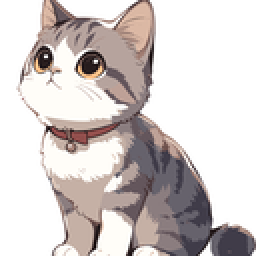
%> input picture Visual Safety/Chaos_Paper/chaos/PR3_major_3.png, 128 x 128 px, shrunk from 512 x 512 before the run (shown 2 times larger)
$ octave demo.m   (GNU Octave 9; MATLAB toolbox functions it lacks are replaced by stand-ins)
%> lines starting %> are read from the running program, lines starting %| are printed output that depends on the picture
### Visual Safety/chaos/chaos.m
function [matrix1,matrix2]=chaos(I,x1,y1,a,b,key)
[m,n]=size(I);
len=m*n;%混沌序列的长度
x=zeros(1,len);
y=zeros(1,len);
x(1)=x1;
y(1)=y1;
rng(key)
t=randperm(1000,1)+500;

for i=1:1:len+t
   [x(i+1),y(i+1)]= two_D_LSM(x(i),y(i),a,b);
end

x=x(t+2:end);
y=y(t+2:end);

matrix1=reshape(x,m,n);
matrix2=reshape(y,m,n);

### Visual Safety/Chaos_Paper/chaos/two_D_LSM.m
function [x,y]=two_D_LSM(x1,y1,a,b)

x=cos(4*a*x1*(1-x1)+b*sin(pi*y1)+1);
y=cos(4*a*y1*(1-y1)+b*sin(pi*x1)+1);

### Visual Safety/chaos/Encryption.m
function after_R=Encryption(R,x1,y1,a,b,dimen,key)

[matrix1,matrix2]=chaos(R,x1,y1,a,b,key);
after_subR=substitution(dimen,R,matrix2);
after_R=P_box(after_subR,dimen,matrix1);

### Visual Safety/chaos/substitution.m
function after_I=substitution(dimen,R,matrix2)
[x,y]=size(R);
dimen_x=x/dimen;
dimen_y=y/dimen;
after_R=R;
matrix2=round(abs(matrix2)*10000);
for i=1:1:dimen_x
   for j=1:1:dimen_y
        %key=key+i*1000+j*10000;%删除删除！！
        begin_x=dimen*(i-1)+1;
        end_x=dimen*i;
        begin_y=dimen*(j-1)+1;
        end_y=dimen*j;
        t_matrix2=matrix2(begin_x:end_x,begin_y:end_y);%把块截取出
% [7 lines of commented-out code are left out]
        block=R(begin_x:end_x,begin_y:end_y);%把块截取出
        after_b=process_block(dimen,block,t_matrix2);%对块中像素组置换加密
        after_R(begin_x:end_x,begin_y:end_y)=after_b;%加密后的块放入图像中
   end
end

after_I=after_R;

### Visual Safety/Chaos_Paper/chaos/P_box.m
function after_I=P_box(I,dimen,matrix1)

after_I=I;

[m,n]=size(I);

b_x=m/dimen;
b_y=n/dimen;

for i=1:1:b_x
   x_begin=(i-1)*dimen+1;
   x_end=i*dimen;
   for j=1:1:b_y
       y_begin=(j-1)*dimen+1;
       y_end=j*dimen;
       t_matrix=after_I(x_begin:x_end,y_begin:y_end);%取出块中的元素
       t_per=matrix1(x_begin:x_end,y_begin:y_end);%取出混沌序列的元素
       orders=per_oriders(t_per);%置换顺序
       after_t=t_matrix(orders);%块中元素打乱,为一列
       blo_t=reshape(after_t,dimen,dimen);%将一列元素重新变成一块，以列的顺序进行
       after_I(x_begin:x_end,y_begin:y_end)=blo_t;
   end
end

### Visual Safety/Chaos_Paper/chaos/Decryption.m

function after_R=Decryption(R,x1,y1,a,b,dimen,key)
[x,y]=size(R);
dimen_x=x/dimen;
dimen_y=y/dimen;

[matrix1,matrix2]=chaos(R,x1,y1,a,b,key);%matrix1用户permutation,matrix2用于substitution
R=De_I(R,dimen,matrix1);

matrix2=round(abs(matrix2)*10000);
for i=1:1:dimen_x
   for j=1:1:dimen_y
        %key=key+i*1000+j*10000;%删除删除！！
        begin_x=dimen*(i-1)+1;
        end_x=dimen*i;
        begin_y=dimen*(j-1)+1;
        end_y=dimen*j;
        t_matrix2=matrix2(begin_x:end_x,begin_y:end_y);%把块截取出
        block=R(begin_x:end_x,begin_y:end_y);%把块截取出
        after_b=de_process_block(dimen,block,t_matrix2);%对块中像素组置换加密
        after_R(begin_x:end_x,begin_y:end_y)=after_b;%加密后的块放入图像中
   end
end

### Visual Safety/Chaos_Paper/chaos/De_I.m
function after_I=De_I(I,dimen,matrix1)

after_I=I;

[m,n]=size(I);


b_x=m/dimen;
b_y=n/dimen;

for i=1:1:b_x
   x_begin=(i-1)*dimen+1;
   x_end=i*dimen;
   for j=1:1:b_y
       y_begin=(j-1)*dimen+1;
       y_end=j*dimen;
       t_matrix=after_I(x_begin:x_end,y_begin:y_end);%取出块中的元素
       t_per=matrix1(x_begin:x_end,y_begin:y_end);%取出混沌序列的元素
       orders=per_oriders(t_per);%置换顺序
       re_locate=re_orders(orders);%逆置换顺序

       after_t=t_matrix(re_locate);%块中元素打乱,为一列
       blo_t=reshape(after_t,dimen,dimen);%将一列元素重新变成一块，以列的顺序进行
       after_I(x_begin:x_end,y_begin:y_end)=blo_t;
   end
end

### Visual Safety/Chaos_Paper/chaos/demo.m
x1=0.2;
y1=0.3;
a=50;
b=50;
key=10000;
dimen=32;
I=imread("PR3_major_3.png");
%> I is the input picture: size 128x128x3 uint8; mean R, G, B 210.8, 203.7, 202.3
en_bit_dimen_pathname='I:\Codes\RLID\Visual Safety\Chaos_Paper\chaos\';
R=I(:,:,1);
G=I(:,:,2);
B=I(:,:,3);

%加密

after_R=Encryption(R,x1,y1,a,b,dimen,key);
%> in Encryption, `[matrix1,matrix2]=chaos(R,x1,y1,a,b,key);`:
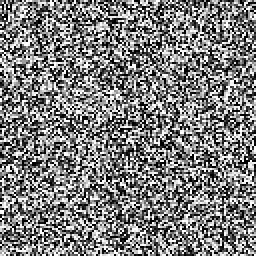
%> matrix1: size 128x128 double (shown 2 times larger); min -1, max 1, mean -0.00745; drawn with min black and max white
%> in Encryption, `[matrix1,matrix2]=chaos(R,x1,y1,a,b,key);`:
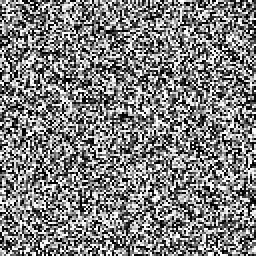
%> matrix2: size 128x128 double (shown 2 times larger); min -1, max 1, mean 0.00557; drawn with min black and max white
%> in substitution, `matrix2=round(abs(matrix2)*10000);`:
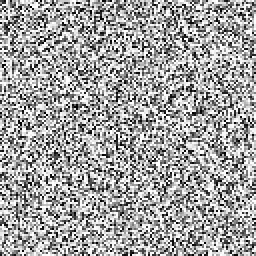
%> matrix2: size 128x128 double (shown 2 times larger); min 1, max 10000, mean 6374; drawn with min black and max white
after_G=Encryption(G,x1,y1,a,b,dimen,key);
%> call 2 of substitution, with dimen = 32
%> after the loop in substitution (call 2), `for i=1:1:dimen_x`:
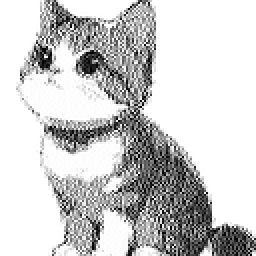
%> after_R: size 128x128 uint8 (shown 2 times larger); min 0, max 255, mean 203.7
after_B=Encryption(B,x1,y1,a,b,dimen,key);
%> call 3 of substitution, with dimen = 32
%> after the loop in substitution (call 3), `for i=1:1:dimen_x`:
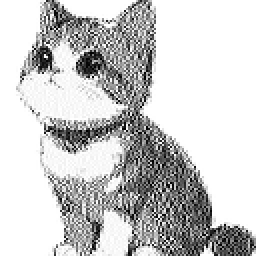
%> after_R: size 128x128 uint8 (shown 2 times larger); min 0, max 255, mean 202.3
%> call 3 of P_box, with dimen = 32
%> after the loop in P_box (call 3), `for i=1:1:b_x`:
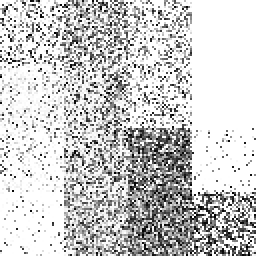
%> after_I: size 128x128 uint8 (shown 2 times larger); min 0, max 255, mean 202.3; mean of the top-left, top-right, bottom-left and bottom-right quarters 199.7, 232.7, 212.6, 164.2

after_I=cat(3,after_R,after_G,after_B);
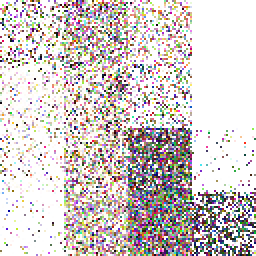
%> after_I: size 128x128x3 uint8 (shown 2 times larger); mean R, G, B 210.8, 203.7, 202.3; mean of the top-left, top-right, bottom-left and bottom-right quarters 205.4, 235, 217.8, 164.2

image_name=['PR3_en_key_',num2str(key),'.png'];
en_pathfile=[en_bit_dimen_pathname image_name];
imwrite(after_I,en_pathfile);%保存

%解密

key1=10000;

re_R=Decryption(after_R,x1,y1,a,b,dimen,key1);
re_G=Decryption(after_G,x1,y1,a,b,dimen,key1);
re_B=Decryption(after_B,x1,y1,a,b,dimen,key1);
re_I=cat(3,re_R,re_G,re_B);

% imshow(re_I);

image_name=['PR3_en_key_',num2str(key),'_re_key_',num2str(key1),'.png'];
en_pathfile=[en_bit_dimen_pathname image_name];
imwrite(re_I,en_pathfile);%保存
